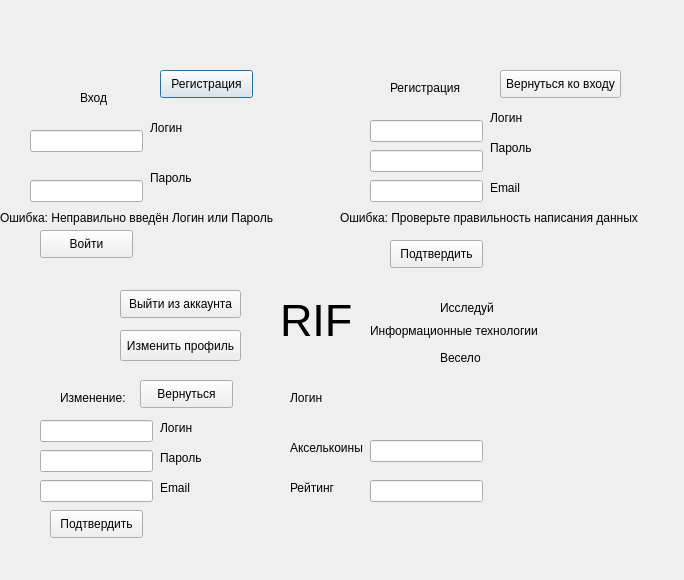
<?xml version="1.0" encoding="UTF-8"?>
<ui version="4.0">
 <class>Dialog</class>
 <widget class="QDialog" name="Dialog">
  <property name="geometry">
   <rect>
    <x>0</x>
    <y>0</y>
    <width>684</width>
    <height>580</height>
   </rect>
  </property>
  <property name="windowTitle">
   <string>Dialog</string>
  </property>
  <widget class="QLineEdit" name="r4">
   <property name="geometry">
    <rect>
     <x>370</x>
     <y>180</y>
     <width>113</width>
     <height>22</height>
    </rect>
   </property>
  </widget>
  <widget class="QLabel" name="l4">
   <property name="geometry">
    <rect>
     <x>390</x>
     <y>80</y>
     <width>81</width>
     <height>16</height>
    </rect>
   </property>
   <property name="text">
    <string>Регистрация</string>
   </property>
  </widget>
  <widget class="QLabel" name="l5">
   <property name="geometry">
    <rect>
     <x>490</x>
     <y>180</y>
     <width>31</width>
     <height>16</height>
    </rect>
   </property>
   <property name="text">
    <string>Email</string>
   </property>
  </widget>
  <widget class="QLineEdit" name="r3">
   <property name="geometry">
    <rect>
     <x>370</x>
     <y>150</y>
     <width>113</width>
     <height>22</height>
    </rect>
   </property>
  </widget>
  <widget class="QLabel" name="l7">
   <property name="geometry">
    <rect>
     <x>490</x>
     <y>140</y>
     <width>51</width>
     <height>16</height>
    </rect>
   </property>
   <property name="text">
    <string>Пароль</string>
   </property>
  </widget>
  <widget class="QLabel" name="l2">
   <property name="geometry">
    <rect>
     <x>150</x>
     <y>120</y>
     <width>55</width>
     <height>16</height>
    </rect>
   </property>
   <property name="text">
    <string>Логин</string>
   </property>
  </widget>
  <widget class="QLabel" name="l3">
   <property name="geometry">
    <rect>
     <x>150</x>
     <y>170</y>
     <width>55</width>
     <height>16</height>
    </rect>
   </property>
   <property name="text">
    <string>Пароль</string>
   </property>
  </widget>
  <widget class="QLineEdit" name="v1">
   <property name="geometry">
    <rect>
     <x>30</x>
     <y>130</y>
     <width>113</width>
     <height>22</height>
    </rect>
   </property>
  </widget>
  <widget class="QLineEdit" name="v2">
   <property name="geometry">
    <rect>
     <x>30</x>
     <y>180</y>
     <width>113</width>
     <height>22</height>
    </rect>
   </property>
  </widget>
  <widget class="QLabel" name="l1">
   <property name="geometry">
    <rect>
     <x>80</x>
     <y>90</y>
     <width>55</width>
     <height>16</height>
    </rect>
   </property>
   <property name="text">
    <string>Вход</string>
   </property>
  </widget>
  <widget class="QPushButton" name="vr">
   <property name="geometry">
    <rect>
     <x>160</x>
     <y>70</y>
     <width>93</width>
     <height>28</height>
    </rect>
   </property>
   <property name="text">
    <string>Регистрация</string>
   </property>
  </widget>
  <widget class="QPushButton" name="p1">
   <property name="geometry">
    <rect>
     <x>40</x>
     <y>230</y>
     <width>93</width>
     <height>28</height>
    </rect>
   </property>
   <property name="text">
    <string>Войти</string>
   </property>
  </widget>
  <widget class="QLineEdit" name="r2">
   <property name="geometry">
    <rect>
     <x>370</x>
     <y>120</y>
     <width>113</width>
     <height>22</height>
    </rect>
   </property>
  </widget>
  <widget class="QLabel" name="l6">
   <property name="geometry">
    <rect>
     <x>490</x>
     <y>110</y>
     <width>41</width>
     <height>16</height>
    </rect>
   </property>
   <property name="text">
    <string>Логин</string>
   </property>
  </widget>
  <widget class="QPushButton" name="rv">
   <property name="geometry">
    <rect>
     <x>500</x>
     <y>70</y>
     <width>121</width>
     <height>28</height>
    </rect>
   </property>
   <property name="text">
    <string>Вернуться ко входу</string>
   </property>
  </widget>
  <widget class="QLabel" name="z2">
   <property name="geometry">
    <rect>
     <x>440</x>
     <y>300</y>
     <width>55</width>
     <height>16</height>
    </rect>
   </property>
   <property name="text">
    <string>Исследуй</string>
   </property>
  </widget>
  <widget class="QLabel" name="z3">
   <property name="geometry">
    <rect>
     <x>370</x>
     <y>320</y>
     <width>181</width>
     <height>21</height>
    </rect>
   </property>
   <property name="text">
    <string>Информационные технологии</string>
   </property>
  </widget>
  <widget class="QLabel" name="z4">
   <property name="geometry">
    <rect>
     <x>440</x>
     <y>350</y>
     <width>55</width>
     <height>16</height>
    </rect>
   </property>
   <property name="text">
    <string>Весело</string>
   </property>
  </widget>
  <widget class="QLabel" name="lo">
   <property name="geometry">
    <rect>
     <x>0</x>
     <y>210</y>
     <width>291</width>
     <height>16</height>
    </rect>
   </property>
   <property name="frameShape">
    <enum>QFrame::NoFrame</enum>
   </property>
   <property name="text">
    <string>Ошибка: Неправильно введён Логин или Пароль</string>
   </property>
  </widget>
  <widget class="QLabel" name="z1">
   <property name="geometry">
    <rect>
     <x>280</x>
     <y>300</y>
     <width>71</width>
     <height>41</height>
    </rect>
   </property>
   <property name="styleSheet">
    <string notr="true">QLabel{
font-size: 45px;
background: linear-gradient(93deg, rgb(12,12,12)#B313FE 40.64%,rgb(44,44,44) #1A4AF2 85.05%);

}</string>
   </property>
   <property name="text">
    <string>RIF</string>
   </property>
  </widget>
  <widget class="QLabel" name="lr1">
   <property name="geometry">
    <rect>
     <x>340</x>
     <y>210</y>
     <width>321</width>
     <height>16</height>
    </rect>
   </property>
   <property name="text">
    <string>Ошибка: Проверьте правильность написания данных</string>
   </property>
  </widget>
  <widget class="QPushButton" name="p2">
   <property name="geometry">
    <rect>
     <x>390</x>
     <y>240</y>
     <width>93</width>
     <height>28</height>
    </rect>
   </property>
   <property name="text">
    <string>Подтвердить</string>
   </property>
  </widget>
  <widget class="QLabel" name="z5">
   <property name="geometry">
    <rect>
     <x>290</x>
     <y>390</y>
     <width>55</width>
     <height>16</height>
    </rect>
   </property>
   <property name="text">
    <string>Логин</string>
   </property>
  </widget>
  <widget class="QLabel" name="z6">
   <property name="geometry">
    <rect>
     <x>290</x>
     <y>440</y>
     <width>81</width>
     <height>16</height>
    </rect>
   </property>
   <property name="text">
    <string>Акселькоины</string>
   </property>
  </widget>
  <widget class="QLabel" name="z7">
   <property name="geometry">
    <rect>
     <x>290</x>
     <y>480</y>
     <width>51</width>
     <height>16</height>
    </rect>
   </property>
   <property name="text">
    <string>Рейтинг</string>
   </property>
  </widget>
  <widget class="QLineEdit" name="z9">
   <property name="geometry">
    <rect>
     <x>370</x>
     <y>480</y>
     <width>113</width>
     <height>22</height>
    </rect>
   </property>
  </widget>
  <widget class="QLineEdit" name="z8">
   <property name="geometry">
    <rect>
     <x>370</x>
     <y>440</y>
     <width>113</width>
     <height>22</height>
    </rect>
   </property>
  </widget>
  <widget class="QPushButton" name="z11">
   <property name="geometry">
    <rect>
     <x>120</x>
     <y>290</y>
     <width>121</width>
     <height>28</height>
    </rect>
   </property>
   <property name="text">
    <string>Выйти из аккаунта</string>
   </property>
  </widget>
  <widget class="QPushButton" name="p3">
   <property name="geometry">
    <rect>
     <x>120</x>
     <y>330</y>
     <width>121</width>
     <height>31</height>
    </rect>
   </property>
   <property name="text">
    <string>Изменить профиль</string>
   </property>
  </widget>
  <widget class="QLineEdit" name="o3">
   <property name="geometry">
    <rect>
     <x>40</x>
     <y>420</y>
     <width>113</width>
     <height>22</height>
    </rect>
   </property>
  </widget>
  <widget class="QLineEdit" name="o5">
   <property name="geometry">
    <rect>
     <x>40</x>
     <y>450</y>
     <width>113</width>
     <height>22</height>
    </rect>
   </property>
  </widget>
  <widget class="QLineEdit" name="o7">
   <property name="geometry">
    <rect>
     <x>40</x>
     <y>480</y>
     <width>113</width>
     <height>22</height>
    </rect>
   </property>
  </widget>
  <widget class="QLabel" name="o4">
   <property name="geometry">
    <rect>
     <x>160</x>
     <y>420</y>
     <width>55</width>
     <height>16</height>
    </rect>
   </property>
   <property name="text">
    <string>Логин</string>
   </property>
  </widget>
  <widget class="QLabel" name="o8">
   <property name="geometry">
    <rect>
     <x>160</x>
     <y>480</y>
     <width>55</width>
     <height>16</height>
    </rect>
   </property>
   <property name="text">
    <string>Email</string>
   </property>
  </widget>
  <widget class="QLabel" name="o1">
   <property name="geometry">
    <rect>
     <x>60</x>
     <y>390</y>
     <width>71</width>
     <height>16</height>
    </rect>
   </property>
   <property name="text">
    <string>Изменение:</string>
   </property>
  </widget>
  <widget class="QPushButton" name="o2">
   <property name="geometry">
    <rect>
     <x>140</x>
     <y>380</y>
     <width>93</width>
     <height>28</height>
    </rect>
   </property>
   <property name="text">
    <string>Вернуться</string>
   </property>
  </widget>
  <widget class="QPushButton" name="p4">
   <property name="geometry">
    <rect>
     <x>50</x>
     <y>510</y>
     <width>93</width>
     <height>28</height>
    </rect>
   </property>
   <property name="text">
    <string>Подтвердить</string>
   </property>
  </widget>
  <widget class="QLabel" name="o6">
   <property name="geometry">
    <rect>
     <x>160</x>
     <y>450</y>
     <width>55</width>
     <height>16</height>
    </rect>
   </property>
   <property name="text">
    <string>Пароль</string>
   </property>
  </widget>
 </widget>
 <resources/>
 <connections/>
</ui>
